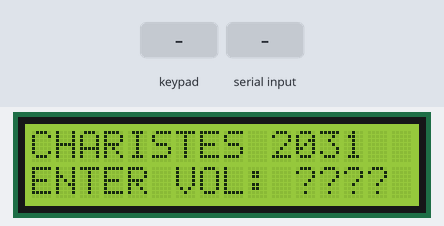
Simulated run of this sketch. Board: Arduino Uno, built with avr-gcc and run on an emulated ATmega328P. Parts: 16×2 character LCD. Wiring (inferred from the names in the program): 24Cxx EEPROM at I2C address 0x50. The inputs (shaded band) are chosen by the test bench. EEPROM starts erased; what the sketch prints to the serial monitor is not drawn.

Above: at 1.2 s.
1.3 s: keypad keys 2 0 3 1 pressed 0.4 s apart
At 3.0 s:
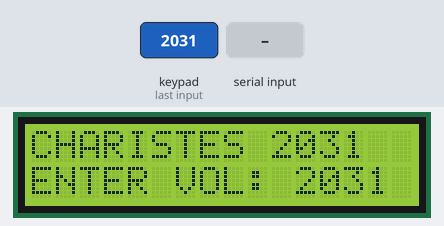
5.0 s: byte 0 (0) received over Serial
At 6.9 s:
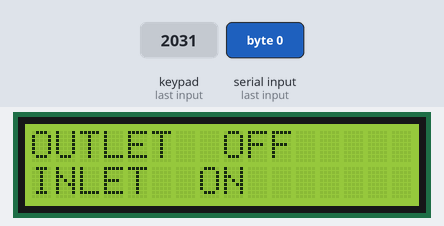
8.0 s: "90,45\n" received over Serial
At 9.8 s:
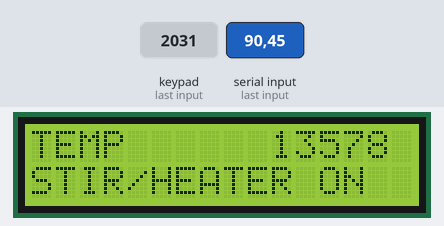
11.0 s: keypad keys 2 0 3 1 # pressed 0.4 s apart
At 15.6 s:
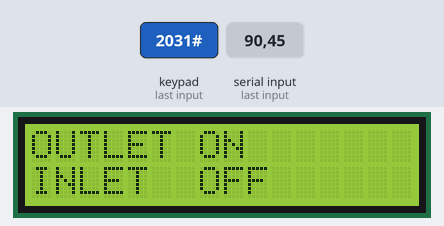
Timing chart, 0 to 17.1 s (numbered marks = the images above; inputs shaded):
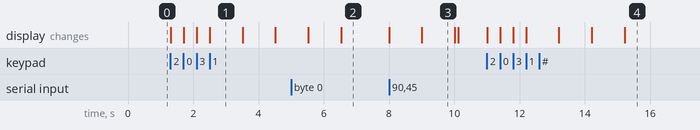

The sketch:

secondProject_2031.ino
```cpp
#include <Wire.h>
#include <LiquidCrystal.h>
#include <Keypad.h>

#define EEPROM_ID 0xA0 >> 1
//DEFINE DIGITAL INPUT PINS
//DEFINE POSITIONS
#define INLET 0x00
#define OUTLET 0x01
#define HEATER 0x02
#define STIRRER 0x03

//DEFINE DIGITAL INPUT PINS
#define HIGHFLOATER 0x10
#define LOWFLOATER 0x11

//DEFINE DIGITAL INPUT PINS
#define VOL 0x30
#define TEMP 0x31
//START/STOP FOR EVERY PIN
#define START 0x01
#define STOP 0x00

const int rs = 13, en = 12, d4 = 8, d5 = 9, d6 = 10, d7 = 11;  //LCD DISPLAY PINS
LiquidCrystal lcd(rs, en, d4, d5, d6, d7);                     //LCD DISPLAY PINS

bool firstCharEntered = false;   // Flag to track if the first character is entered
bool secondCharEntered = false;  // Flag to track if the second character is entered
bool thirdCharEntered = false;   // Flag to track if the third character is entered

char key1Entered, key2Entered, key3Entered, key4Entered;  // Characters entered from the keypad

const byte ROWS = 4;  // Number of rows on the keypad
const byte COLS = 4;  // Number of columns on the keypad

char hexaKeys[ROWS][COLS] = {  //keypad
  { '1', '2', '3', 'A' },
  { '4', '5', '6', 'B' },
  { '7', '8', '9', 'C' },
  { '*', '0', '#', 'D' }
};

byte rowPins[ROWS] = { A0, A1, A2, A3 };  //keypad row pins
byte colPins[COLS] = { 7, 6, 5, 4 };      //col pins

Keypad customKeypad = Keypad(makeKeymap(hexaKeys), rowPins, colPins, ROWS, COLS);  //GET A CHARACTER

void displayRegistrationInfo() {

  lcd.setCursor(0, 0);
  lcd.print("CHARISTES ");
  lcd.print("2031");
  lcd.setCursor(0,1);
  lcd.print("ENTER VOL: ????");
}

void setup() {

  int i;

  lcd.begin(16, 2);              //init for lcd
  lcd.setCursor(0, 0);
  displayRegistrationInfo();

  Serial.begin(9600);  //init serial com
  Wire.begin();        //init i2c

  Wire.beginTransmission(EEPROM_ID);  //begin transmission
  Wire.write(0);
  for (i = 0; i < 30; i++) {          //write 30bytes to eeprom
    Wire.write(0xAA);
  }
  Wire.endTransmission();  //end transmission
}

void loop() {

  unsigned waterLevel = 0;
  unsigned tankVol = 0;
  unsigned temp = 0;
  unsigned char tempLowByte, tempHighByte, tankLowByte, tankHighByte;
  unsigned int firstNum, secondNum, thirdNum, fourthNum;

if (!firstCharEntered) {                // Check if the first character has been entered
    key1Entered = customKeypad.getKey();  // Read a character from the keypad

    if (key1Entered != NO_KEY) {  // If a key is pressed
      firstCharEntered = true;    // Mark the first character as entered
      lcd.setCursor(11, 1);       // Set cursor position for LCD
      lcd.print(key1Entered);     // Print the first entered character
    }
  } else if (!secondCharEntered) {        // If the second character has not been entered
    key2Entered = customKeypad.getKey();  // Read a character from the keypad
    if (key2Entered != NO_KEY) {          // If a key is pressed
      secondCharEntered = true;           // Mark the second character as entered
      lcd.setCursor(12, 1);               // Set cursor position for LCD
      lcd.print(key2Entered);             // Print the second entered character
    }
  } else if (!thirdCharEntered) {         // If the third character has not been entered
    key3Entered = customKeypad.getKey();  // Read a character from the keypad
    if (key3Entered != NO_KEY) {          // If a key is pressed
      thirdCharEntered = true;            // Mark the third character as entered
      lcd.setCursor(13, 1);               // Set cursor position for LCD
      lcd.print(key3Entered);             // Print the third entered character
    }
  } else {                                // All characters have been entered
    key4Entered = customKeypad.getKey();  // Read a character from the keypad
    if (key4Entered != NO_KEY) {          // If a key is pressed
      lcd.setCursor(14, 1);               // Set cursor position for LCD
      lcd.print(key4Entered);             // Print the fourth entered character

      // Delay for visibility
      delay(1000);
      lcd.clear();  // Clear the LCD screen

      lcd.setCursor(0, 0);         // Set cursor position for LCD
      lcd.print("SAVING VOLUME");  // Print message
      lcd.setCursor(0, 1);         // Set cursor position for LCD
      lcd.print("TO EEPROM");      // Print message

      delay(1000);  // Delay between messages

      // Save the volume to EEPROM
      Wire.beginTransmission(EEPROM_ID);  // Begin transmission
      Wire.write(0x10);                   // Start from position 10
      Wire.write(key1Entered);            // Write the first number
      Wire.write(key2Entered);            // Write the second number
      Wire.write(key3Entered);            // Write the third number
      Wire.write(key4Entered);            // Write the fourth number
      Wire.endTransmission();             // End transmission

      // Convert characters to integers
      firstNum = key1Entered - '0';   // Convert the character representation to integer value
      secondNum = key2Entered - '0';  // Convert the character representation to integer value
      thirdNum = key3Entered - '0';   // Convert the character representation to integer value
      fourthNum = key4Entered - '0';  // Convert the character representation to integer value

      // Calculate the desired volume
      unsigned int desired_vol = (firstNum * 1000 + secondNum * 100 + thirdNum * 10 + fourthNum);

      // Clear the LCD screen
      lcd.clear();

      // Print the volume
      lcd.setCursor(0, 0);
      lcd.print("VOLUME");
      lcd.setCursor(10, 0);
      lcd.print(desired_vol);

      // Delay for visibility
      delay(1000);

      // Clear the LCD screen
      lcd.clear();

      // Print messages
      lcd.setCursor(0, 0);
      lcd.print("OUTLET ON");
      lcd.setCursor(0, 1);
      lcd.print("INLET  OFF");

      // Control valves
      Serial.write(INLET);
      Serial.write(STOP);
      Serial.write(OUTLET);
      Serial.write(START);

      // Control water level
      do {
        Serial.write(LOWFLOATER);
        while (!Serial.available()) {};
        waterLevel = Serial.read();
        if (waterLevel == 0) {
          Serial.write(OUTLET);
          Serial.write(STOP);
        }
      } while (waterLevel > 0);

      // Delay for visibility
      delay(1000);

      // Clear the LCD screen
      lcd.clear();

      // Print messages
      lcd.setCursor(0, 0);
      lcd.print("OUTLET  OFF");
      lcd.setCursor(0, 1);
      lcd.print("INLET  ON");

      // Control valves
      Serial.write(INLET);
      Serial.write(START);

      // Control tank volume
      while (tankVol <= desired_vol) {
        Serial.read();
        Serial.read();
        Serial.write(VOL);
        while (!Serial.available()) {}
        tankHighByte = Serial.read();
        while (!Serial.available()) {}
        tankLowByte = Serial.read();

        tankVol = tankHighByte;
        tankVol = (tankVol << 8) | (int)tankLowByte;

        lcd.setCursor(12, 1);
        lcd.print(tankVol);
      };

      // Control valves
      Serial.write(INLET);
      Serial.write(STOP);

      // Delay for visibility
      delay(1000);

      // Clear the LCD screen
      lcd.clear();

      // Control temperature
      Serial.read();
      Serial.read();
      Serial.write(TEMP);
      while (!Serial.available()) {}
      tempHighByte = Serial.read();
      while (!Serial.available()) {}
      tempLowByte = Serial.read();

      temp = tempHighByte;
      temp = (temp << 8) | (int)tempLowByte;

      // Print temperature
      lcd.setCursor(0, 0);
      lcd.print("TEMP");
      lcd.setCursor(10, 0);
      lcd.print(temp);
      lcd.setCursor(0, 1);
      lcd.print("STIR/HEATER ON");

      // Delay for visibility
      delay(1000);

      // Clear the LCD screen
      lcd.clear();

      // Control heaters and stirrer
      Serial.write(HEATER);
      Serial.write(START);
      Serial.write(STIRRER);
      Serial.write(START);

      // Control temperature
      while (temp <= 25) {
        Serial.read();
        Serial.read();
        Serial.write(TEMP);
        while (!Serial.available()) {}
        tempHighByte = Serial.read();
        while (!Serial.available()) {}
        tempLowByte = Serial.read();

        temp = tempHighByte;
        temp = (temp << 8) | (int)tempLowByte;

        lcd.setCursor(12, 0);
        lcd.print(temp);
      };

      // Control heaters and stirrer
      Serial.write(HEATER);
      Serial.write(STOP);
      Serial.write(STIRRER);
      Serial.write(STOP);

      // Delay for visibility
      delay(100);

      // Clear
      lcd.clear();

      lcd.setCursor(0, 0);
      lcd.print("TEMP");
      lcd.setCursor(10, 0);
      lcd.print(temp);
      lcd.setCursor(0, 1);
      lcd.print("CYCLE COMPLETED");  //print

      firstCharEntered = false;
      secondCharEntered = false;
      thirdCharEntered = false;
      key1Entered = 0;
      key2Entered = 0;
      key3Entered = 0;
      key4Entered = 0;
    }
  }
}
```

Measured:
- after the input at 1.3 s, the display: first changes at once (image 1 shows a later state)
- after the input at 5.0 s, the display: first differs from a run without the input after 1.5 s (image 2)
- after the input at 8.0 s, the display: first changes at once (image 3 shows a later state)
- after the input at 11.0 s, the display: first changes at once (image 4 shows a later state)
- what the display in image 1 shows lasts 1.0 s, from 2.5 s to 3.5 s
